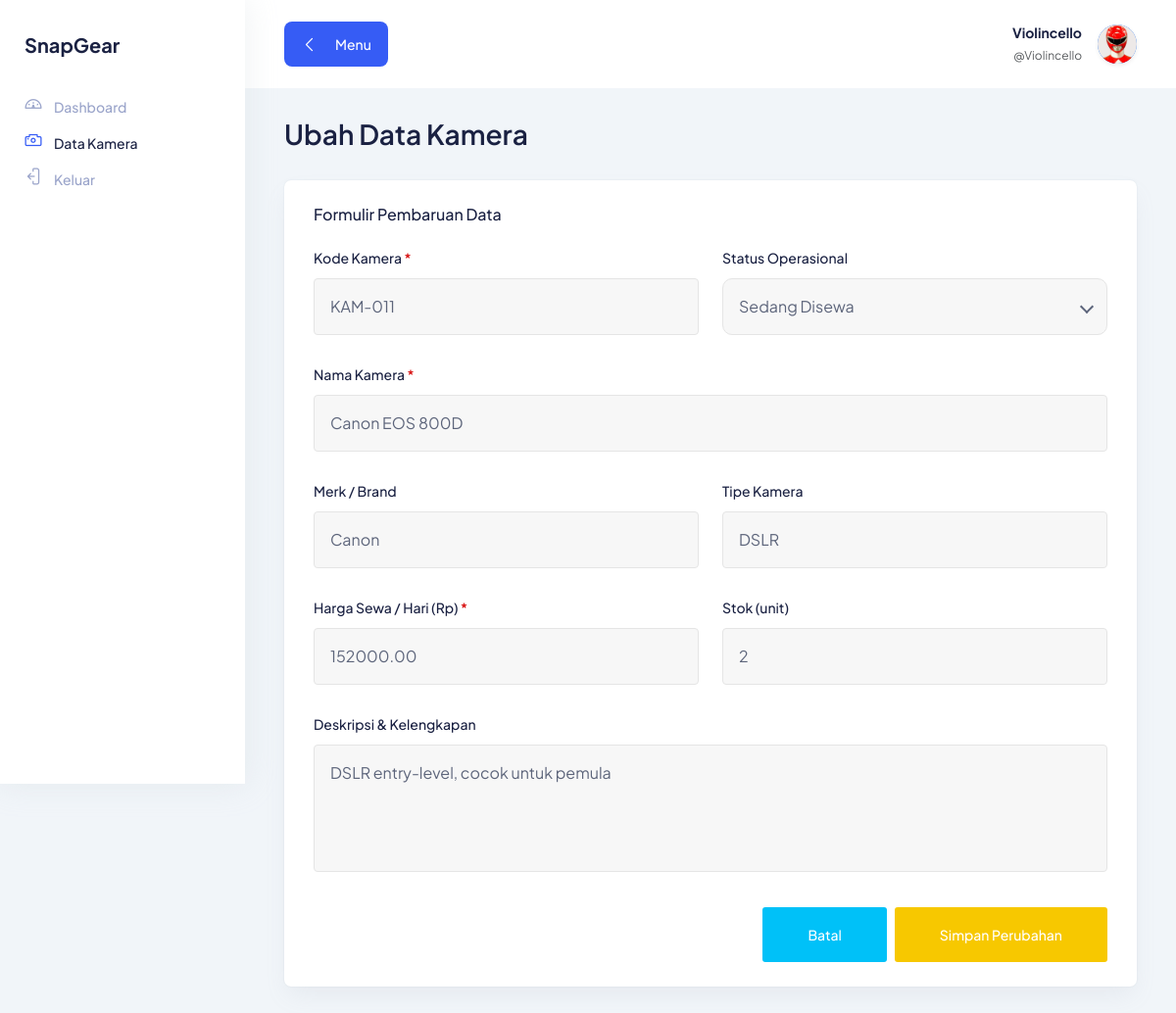
The page /edit_kamera.php?id=1 (signed in) on the database its author committed.
### tables this page shows
CREATE TABLE `kamera` (
  `id` int(11) NOT NULL,
  `kode_kamera` varchar(20) NOT NULL,
  `nama_kamera` varchar(100) NOT NULL,
  `merk` varchar(50) DEFAULT NULL,
  `tipe` varchar(50) DEFAULT NULL,
  `harga_sewa` decimal(10,2) NOT NULL DEFAULT 0.00,
  `stok` int(11) NOT NULL DEFAULT 1,
  `deskripsi` text DEFAULT NULL,
  `status` enum('tersedia','disewa','rusak') DEFAULT 'tersedia',
  `created_at` timestamp NOT NULL DEFAULT current_timestamp()
);

### edit_kamera.php (the view, shortened to what this page needs)
<?php
require_once 'koneksi.php';
$id = isset($_GET['id']) ? (int) $_GET['id'] : 0;
$data = $conn->query("SELECT * FROM kamera WHERE id = $id")->fetch_assoc();
?>
<!DOCTYPE html>
<html lang="id">
  <head>
    <link rel="stylesheet" href="assets/css/bootstrap.min.css" />
    <link rel="stylesheet" href="assets/css/lineicons.css" type="text/css" />
    <link rel="stylesheet" href="assets/css/materialdesignicons.min.css" type="text/css" />
    <link rel="stylesheet" href="assets/css/main.css" />
  </head>
  <body>
    <aside class="sidebar-nav-wrapper">
      <div class="navbar-logo">
        <a href="main.php" class="fs-5 fw-bold text-dark text-decoration-none">SnapGear</a>
      </div>
      <nav class="sidebar-nav">
        <ul>
          <li class="nav-item">
            <a href="main.php">
              <span class="icon"><i class="lni lni-dashboard"></i></span>
              <span class="text">Dashboard</span>
            </a>
          </li>
          <li class="nav-item active">
            <a href="kamera.php">
              <span class="icon"><i class="lni lni-camera"></i></span>
              <span class="text">Data Kamera</span>
            </a>
          </li>
          <li class="nav-item">
            <a href="logout.php">
              <span class="icon"><i class="lni lni-exit"></i></span>
              <span class="text">Keluar</span>
            </a>
          </li>
        </ul>
      </nav>
    </aside>
    <main class="main-wrapper">
      <?php include 'partials/topbar.php'; ?>
      <section class="section">
        <div class="container-fluid">
          <div class="title-wrapper pt-30">
            <div class="row align-items-center">
              <div class="col-md-6">
                <div class="title">
                  <h2>Ubah Data Kamera</h2>
                </div>
              </div>
            </div>
          </div>
          <div class="row">
            <div class="col-lg-12">
              <div class="card-style mb-30">
                <h6 class="mb-25 text-medium">Formulir Pembaruan Data</h6>
                <form method="POST" action="">
                  <div class="row">
                    <div class="col-12 col-md-6">
                      <div class="input-style-1">
                        <label>Kode Kamera <span class="text-danger">*</span></label>
                        <input type="text" name="kode_kamera" value="<?= htmlspecialchars($_POST['kode_kamera'] ?? $data['kode_kamera']) ?>" required />
                      </div>
                    </div>
                    <div class="col-12 col-md-6">
                      <div class="select-style-1">
                        <label>Status Operasional</label>
                        <div class="select-position">
                          <select name="status" class="light-bg">
                            <?php
                            $curr_status = $_POST['status'] ?? $data['status'];
                            $options = [
                              'tersedia' => 'Tersedia (Ready)',
                              'disewa'   => 'Sedang Disewa',
                              'rusak'    => 'Rusak / Maintenance'
                            ];
                            foreach ($options as $val => $label): ?>
                              <option value="<?= $val ?>" <?= $curr_status == $val ? 'selected' : '' ?>><?= $label ?></option>
                            <?php endforeach; ?>
                          </select>
                        </div>
                      </div>
                    </div>
                  </div>
                  <div class="input-style-1">
                    <label>Nama Kamera <span class="text-danger">*</span></label>
                    <input type="text" name="nama_kamera" placeholder="Contoh: Sony Alpha A7 III" value="<?= htmlspecialchars($_POST['nama_kamera'] ?? $data['nama_kamera']) ?>" required />
                  </div>
                  <div class="row">
                    <div class="col-12 col-md-6">
                      <div class="input-style-1">
                        <label>Merk / Brand</label>
                        <input type="text" name="merk" placeholder="Sony, Canon, Fujifilm..." value="<?= htmlspecialchars($_POST['merk'] ?? $data['merk']) ?>" />
                      </div>
                    </div>
                    <div class="col-12 col-md-6">
                      <div class="input-style-1">
                        <label>Tipe Kamera</label>
                        <input type="text" name="tipe" placeholder="Mirrorless, DSLR, Action..." value="<?= htmlspecialchars($_POST['tipe'] ?? $data['tipe']) ?>" />
                      </div>
                    </div>
                  </div>
                  <div class="row">
                    <div class="col-12 col-md-6">
                      <div class="input-style-1">
                        <label>Harga Sewa / Hari (Rp) <span class="text-danger">*</span></label>
                        <input type="number" name="harga_sewa" min="0" value="<?= htmlspecialchars($_POST['harga_sewa'] ?? $data['harga_sewa']) ?>" required />
                      </div>
                    </div>
                    <div class="col-12 col-md-6">
                      <div class="input-style-1">
                        <label>Stok (unit)</label>
                        <input type="number" name="stok" min="0" value="<?= htmlspecialchars($_POST['stok'] ?? $data['stok']) ?>" />
                      </div>
                    </div>
                  </div>
                  <div class="input-style-1">
                    <label>Deskripsi & Kelengkapan</label>
                    <textarea name="deskripsi" placeholder="Spesifikasi singkat..." rows="4"><?= htmlspecialchars($_POST['deskripsi'] ?? $data['deskripsi']) ?></textarea>
                  </div>
                  <div class="d-flex gap-2 justify-content-end mt-20">
                    <a href="kamera.php" class="main-btn secondary-btn btn-hover">Batal</a>
                    <button type="submit" class="main-btn warning-btn btn-hover"> Simpan Perubahan</button>
                  </div>
                </form>
              </div>
            </div>
          </div>
        </div>
      </section>
      </main>
  </body>
</html>

### rows shown on the page
kamera: kode_kamera "KAM-011", status "Sedang Disewa", nama_kamera "Canon EOS 800D", merk "Canon", tipe "DSLR", harga_sewa "152000.00", stok "2", deskripsi "DSLR entry-level, cocok untuk pemula"

### other values the page prints
$_SESSION['nama_lengkap'] "Violincello"
$_SESSION['username'] "Violincello"
